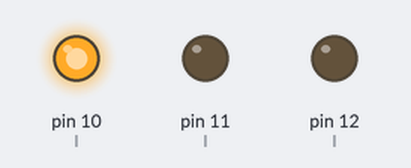
Bench run of a sketch on a simulated Arduino Uno, built with avr-gcc and run on an emulated ATmega328P. Parts: output pins drawn as LEDs (lit = HIGH).

Above: at 0.2 s.
At 1.7 s:
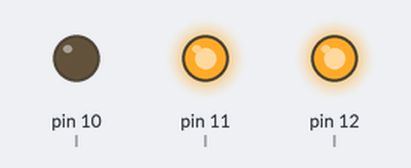
At 2.2 s:
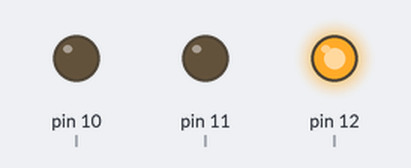
At 4.0 s:
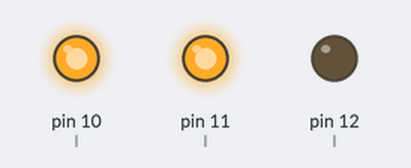
At 6.2 s:
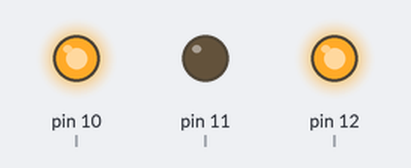
Timing chart, 0 to 6.9 s (numbered marks = the images above):
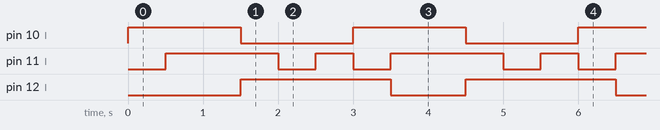

Measured:
- by itself, pin 10 (l): alternates HIGH for 1.5 s and LOW for 1.5 s
- by itself, pin 11 (l): repeats every 3.0 s: LOW 0.50 s, HIGH 0.50 s, LOW 0.50 s, HIGH 1.5 s
- by itself, pin 12 (l): alternates HIGH for 2.0 s and LOW for 1.0 s

The sketch:

lab1.ino
```cpp
#define a 10
#define b 11
#define c 12

void setup() {
}

void loop() {
  int l[6][3] = {{a,b,c},{b,c,a},{a,c,b},{c,a,b},{c,b,a},{b,a,c}};
  for (int i=0;i<6;i++) {
    pinMode(l[i][0], OUTPUT);
    digitalWrite(l[i][0], HIGH);
    pinMode(l[i][1], OUTPUT);
    digitalWrite(l[i][1], LOW);
    pinMode(l[i][2], INPUT);
    delay(500);
  }
}
```
